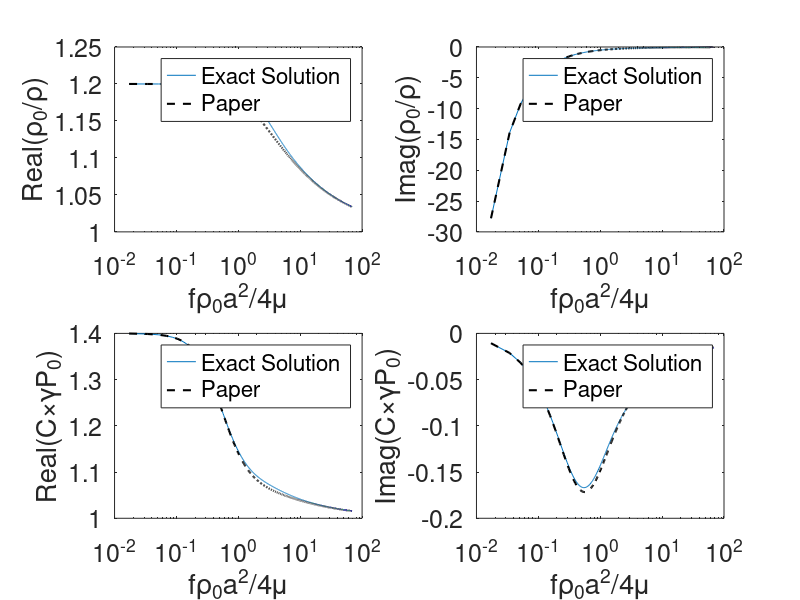

The MATLAB source for this figure:
% https://github.com/augucarv
%
% This code implements the following paper: 
%
% S Y Song et al 2017 J. Phys. D: Appl. Phys. 50 235303
% _________________________________________________________________________

clear all

%% Frequency
f = 1:1:4000;
omega = 2*pi*f;
%% Material parameters (Table 2, p 6)

P0 = 1.01325e5; % Atmospheric pressure [Pa]
rho0 = 1.23; % Fluid density [kg/m^2]
gamma = 1.4; % Specific heat ratio [dim]
Pr = 0.74; % Prandtl Number [dim]
mu = 1.79e-5; % Dynamic viscosity [Pa.s]
nu = mu/rho0; % Kinematic viscous coefficent
nu_ = nu/Pr; % Kinematic thermal coefficent

%% Roughness and model properties

a = 1e-3; % Diameter of slit
d = 50e-3; % Length of slit
epsilon = 0; % Relative roughness
beta = 2*pi; % Wave number of roughness

%% Equivalent fluid parameters

sigma0 = 12*mu/a^2; % Flow resistivity in a smooth slit
sigma = sigma0*((((1+2*epsilon^2)./(1-4*epsilon^2)^(2.5)) - ...
    1/(1-2*epsilon)^3).*(2*exp(-beta/(5*pi))/(1+exp(-beta/(5*pi))))+ ...
    1/(1-2*epsilon)^3); % Flow resistivity in rough slit (Eq. 30)
alpha_inf = 1+((exp(beta) + 1)/(exp(beta) - 1)).*beta*epsilon^2; % Tortuosity (Eq. 46)
%% Acoustic parameters (Table 1)

Lambda = ((8*mu*alpha_inf./sigma).^(1/2))./sqrt(2/3); % Characteristic viscous length
func = @(t) sqrt(1+(epsilon.^2).*(beta.^2).*sin(t).^2);
A = integral(func,0,pi/2);
Lambda_ = a*pi./(2.*A); % Characteristic thermal length 
k0 = mu./sigma; % Static viscous permeability
k0_ = (Lambda_^2)/12; % Static thermal permeability

%% Effective density and compressibility - Approximed solutions (Eqs. 47 and 48)
c = 5/6;
rho = (alpha_inf + (nu./(1j.*omega.*k0)).*((1-c+(c.*sqrt((1+...
    ((1j.*omega.*(2.*alpha_inf.*k0./(c*Lambda)).^2)./nu))))))).*rho0; % Effective density (Eq. 47)
C = (gamma - (gamma-1)./(1+(nu_./(1j.*omega.*k0_)).*(1+...
    (1j.*omega./nu_).*(Lambda_/6).^2).^(1/2)))./(gamma*P0); % Effective compressibility (Eq. 48)


%% Effective density and compressibility - Exact solutions (Eqs. 52 and 53)
s = sqrt((omega.*rho0*a^2)./(4*mu));
rho_e = (1./(1-(tanh(s.*sqrt(1j))./(s.*sqrt(1j))))).*rho0; % Effective density (Eq. 52)
C_e = (1+(gamma-1).*(tanh(sqrt(Pr).*s.*sqrt(1j))...
    ./(sqrt(Pr).*s.*sqrt(1j))))./(gamma*P0); % Effective compressibility (Eq. 53)


%% Plot (to reproduce Fig. 7 of the paper)

figure()
subplot(2,2,1)
semilogx((f.*rho0*a^2)./(4*mu),real(rho_e./rho0),(f.*rho0*a^2)./(4*mu),real(rho./rho0),...
        '--k','linewidth',1.5)
xlabel('f\rho_0a^2/4\mu')
ylabel('Real(\rho_0/\rho)')
set(gca,'FontSize', 18)
legend('Exact Solution','Paper')
subplot(2,2,2)
semilogx((f.*rho0*a^2)./(4*mu),imag(rho_e./rho0),(f.*rho0*a^2)./(4*mu),imag(rho./rho0),...
    '--k','linewidth',1.5)
xlabel('f\rho_0a^2/4\mu')
ylabel('Imag(\rho_0/\rho)')
set(gca,'FontSize', 18)
legend('Exact Solution','Paper')
subplot(2,2,3)
semilogx((f.*rho0*a^2)./(4*mu),real(C_e*gamma*P0),(f.*rho0*a^2)./(4*mu),...
    real(C*gamma*P0),'--k','linewidth',1.5)
xlabel('f\rho_0a^2/4\mu')
ylabel('Real(C\times\gammaP_0)')
set(gca,'FontSize', 18)
legend('Exact Solution','Paper')
subplot(2,2,4)
semilogx((f.*rho0*a^2)./(4*mu),imag(C_e*gamma*P0),(f.*rho0*a^2)./(4*mu),...
    imag(C*gamma*P0),'--k','linewidth',1.5)
xlabel('f\rho_0a^2/4\mu')
ylabel('Imag(C\times\gammaP_0)')
set(gca,'FontSize', 18)
legend('Exact Solution','Paper')